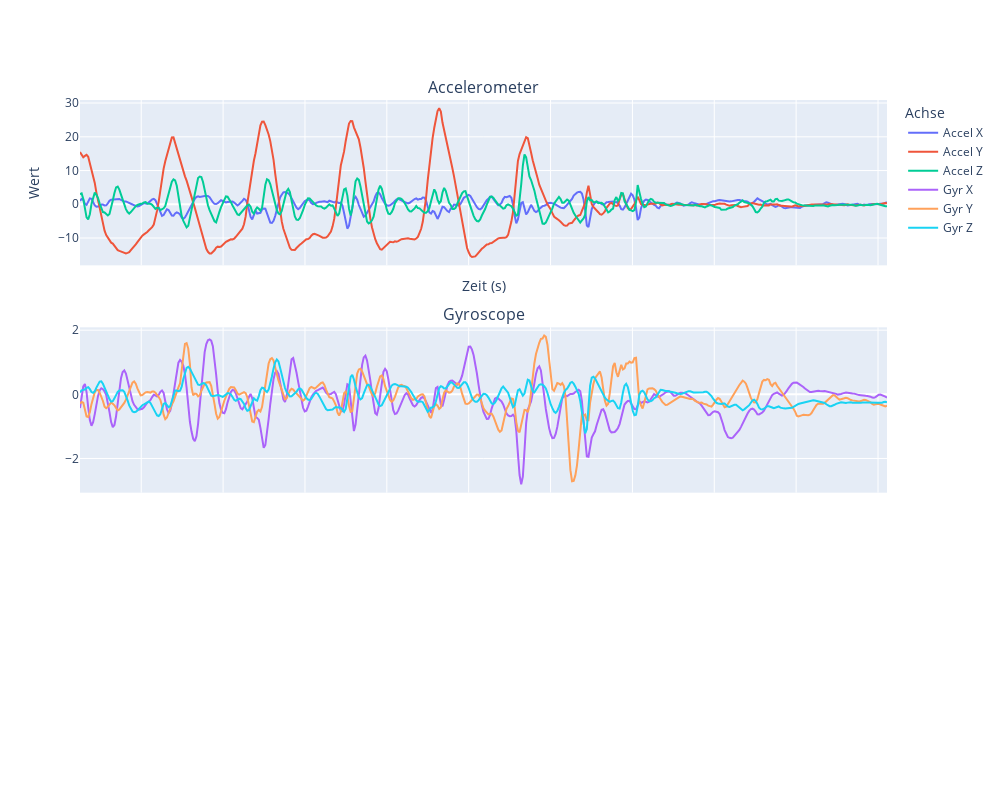

The notebook cell this image was saved under:
### Code cell
compare_acc_gyr(acc,gyr)

### Figure 1 — Plotly figure (JSON) as saved in the notebook; plotly's stock layout.template omitted (floating-point values rounded to 4 significant figures; data arrays with more than 128 entries replaced by an {"elided": "..."} marker saying what was removed)
{"data": [{"name": "Accel X", "type": "scatter", "x": {"elided": "493 float values"}, "y": {"elided": "493 float values"}}, {"name": "Accel Y", "type": "scatter", "x": {"elided": "493 float values"}, "y": {"elided": "493 float values"}}, {"name": "Accel Z", "type": "scatter", "x": {"elided": "493 float values"}, "y": {"elided": "493 float values"}}, {"marker": {"size": 4}, "name": "Gyr X", "type": "scatter", "x": {"elided": "493 float values"}, "xaxis": "x2", "y": {"elided": "493 float values"}, "yaxis": "y2"}, {"marker": {"size": 4}, "name": "Gyr Y", "type": "scatter", "x": {"elided": "493 float values"}, "xaxis": "x2", "y": {"elided": "493 float values"}, "yaxis": "y2"}, {"marker": {"size": 4}, "name": "Gyr Z", "type": "scatter", "x": {"elided": "493 float values"}, "xaxis": "x2", "y": {"elided": "493 float values"}, "yaxis": "y2"}], "layout": {"annotations": [{"font": {"size": 16}, "showarrow": false, "text": "Accelerometer", "x": 0.5, "xanchor": "center", "xref": "paper", "y": 1, "yanchor": "bottom", "yref": "paper"}, {"font": {"size": 16}, "showarrow": false, "text": "Gyroscope", "x": 0.5, "xanchor": "center", "xref": "paper", "y": 0.6333, "yanchor": "bottom", "yref": "paper"}], "height": 800, "legend": {"title": {"text": "Achse"}}, "width": 1000, "xaxis": {"anchor": "y", "domain": [0, 1], "matches": "x3", "showticklabels": false, "title": {"text": "Zeit (s)"}}, "xaxis2": {"anchor": "y2", "domain": [0, 1], "matches": "x3", "showticklabels": false}, "xaxis3": {"anchor": "y3", "domain": [0, 1]}, "yaxis": {"anchor": "x", "domain": [0.7333, 1], "title": {"text": "Wert"}}, "yaxis2": {"anchor": "x2", "domain": [0.3667, 0.6333]}, "yaxis3": {"anchor": "x3", "domain": [0, 0.2667]}}}
